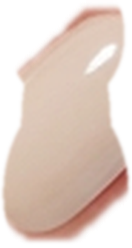
#> input picture assets/nail-assets/style-01/index.png, 132 x 248 px
$ python -i prepare_nail_assets.py   (imports and definitions only)
#> lines starting #> are read from the running program, lines starting #| are printed output that depends on the picture; after the words box and inside, x2 and y2 are one past the last pixel; in counts of white or black regions, pixels touching at a corner belong together
from __future__ import annotations

import argparse
import json
import math
import os
import subprocess
import urllib.request
from collections import deque
from pathlib import Path

import numpy as np
try:
    import pandas as pd
except ImportError:
    pd = None
from PIL import Image, ImageDraw, ImageFilter, ImageOps


FINGERS = ["thumb", "index", "middle", "ring", "pinky"]
FINGER_ASPECTS = {
    "thumb": (148, 216),
    "index": (132, 248),
    "middle": (136, 260),
    "ring": (130, 244),
    "pinky": (116, 218),
}
METALLIC_STYLES = {5, 10, 14, 17, 19, 23}
SHIMMER_STYLES = {1, 3, 8, 11, 25}
JELLY_STYLES = {7, 9, 13, 21, 24}
COMPLEX_STYLES = METALLIC_STYLES | SHIMMER_STYLES | {20}
ALLOW_EXTENSION_STYLES = {6, 7, 8, 9, 10, 11, 12, 13, 14, 17, 19, 20, 23}


def clamp(value: float, low: float, high: float) -> float:
    return max(low, min(high, value))


# [75 lines left out: functions fetch_image, find_cached_style_image, configure_local_ml_cache, largest_components, not called in this run]


def component_stats(mask: np.ndarray, min_area: int = 3, max_area: int | None = None) -> list[dict[str, float]]:
    height, width = mask.shape
    seen = np.zeros_like(mask, dtype=bool)
    components: list[dict[str, float]] = []

    for y in range(height):
        for x in range(width):
            if not mask[y, x] or seen[y, x]:
                continue
            queue = deque([(x, y)])
            seen[y, x] = True
            area = 0
            sum_x = 0.0
            sum_y = 0.0
            min_x = max_x = x
            min_y = max_y = y
            while queue:
                cx, cy = queue.popleft()
                area += 1
                sum_x += cx
                sum_y += cy
                min_x = min(min_x, cx)
                max_x = max(max_x, cx)
                min_y = min(min_y, cy)
                max_y = max(max_y, cy)
                for nx, ny in ((cx + 1, cy), (cx - 1, cy), (cx, cy + 1), (cx, cy - 1)):
                    if 0 <= nx < width and 0 <= ny < height and mask[ny, nx] and not seen[ny, nx]:
                        seen[ny, nx] = True
                        queue.append((nx, ny))
            if area >= min_area and (max_area is None or area <= max_area):
                components.append(
                    {
                        "area": float(area),
                        "x0": float(min_x),
                        "y0": float(min_y),
                        "x1": float(max_x + 1),
                        "y1": float(max_y + 1),
                        "cx": sum_x / area,
                        "cy": sum_y / area,
                    }
                )
    return components


# [27 lines left out: function estimate_foreground_mask, not called in this run]


def image_arrays(image: Image.Image) -> tuple[np.ndarray, np.ndarray, np.ndarray, np.ndarray, np.ndarray, np.ndarray]:
    rgb = np.asarray(image.convert("RGB")).astype(np.float32)
    red = rgb[:, :, 0]
    green = rgb[:, :, 1]
    blue = rgb[:, :, 2]
    max_channel = rgb.max(axis=2)
    min_channel = rgb.min(axis=2)
    saturation = (max_channel - min_channel) / np.maximum(max_channel, 1)
    brightness = rgb.mean(axis=2)
    return rgb, red, green, blue, saturation, brightness


def estimate_skin_mask(rgb: np.ndarray, saturation: np.ndarray, brightness: np.ndarray) -> np.ndarray:
    red = rgb[:, :, 0]
    green = rgb[:, :, 1]
    blue = rgb[:, :, 2]
    return (
        (red > 115)
        & (green > 70)
        & (blue > 48)
        & ((red - green) > 4)
        & ((green - blue) > -6)
        & ((red - blue) > 16)
        & (saturation > 0.045)
        & (saturation < 0.44)
        & (brightness < 242)
    )


def estimate_background_mask(rgb: np.ndarray) -> np.ndarray:
    edges = np.concatenate([rgb[0, :, :], rgb[-1, :, :], rgb[:, 0, :], rgb[:, -1, :]], axis=0)
    bg = np.median(edges, axis=0)
    return np.linalg.norm(rgb - bg, axis=2) < 26


def local_fraction(mask: np.ndarray, cx: float, cy: float, radius: float) -> float:
    height, width = mask.shape
    x0 = max(0, int(cx - radius))
    x1 = min(width, int(cx + radius))
    y0 = max(0, int(cy - radius))
    y1 = min(height, int(cy + radius))
    if x1 <= x0 or y1 <= y0:
        return 0.0
    return float(mask[y0:y1, x0:x1].mean())


# [125 lines left out: functions cluster_seeds, pca_angle, rotated_crop, extract_nail_patches, not called in this run]


def extract_color_cluster_patches(image: Image.Image) -> list[dict[str, object]]:
    rgb, _, _, _, saturation, brightness = image_arrays(image)
    height, width = brightness.shape
    min_side = min(width, height)
    bg_mask = estimate_background_mask(rgb)
    skin_mask = estimate_skin_mask(rgb, saturation, brightness)
    dilated_skin = np.asarray(
        Image.fromarray((skin_mask.astype(np.uint8) * 255), "L").filter(ImageFilter.MaxFilter(35))
    ) > 0

    skin_pixels = rgb[skin_mask]
    skin_color = np.median(skin_pixels, axis=0) if len(skin_pixels) else np.median(rgb.reshape(-1, 3), axis=0)
    skin_distance = np.linalg.norm(rgb - skin_color, axis=2)
    foreground = ~bg_mask
    polish_mask = (
        foreground
        & dilated_skin
        & (skin_distance > 22)
        & (brightness > 42)
        & (brightness < 252)
        & ((saturation > 0.065) | (brightness > 206))
    )

    patches: list[dict[str, object]] = []
    max_area = int(min_side * min_side * 0.024)
    for component in component_stats(polish_mask, min_area=max(22, int(min_side * min_side * 0.00007)), max_area=max_area):
        box_w = component["x1"] - component["x0"]
        box_h = component["y1"] - component["y0"]
        if box_w < 8 or box_h < 10 or box_w > width * 0.34 or box_h > height * 0.32:
            continue
        skin_near = local_fraction(skin_mask, component["cx"], component["cy"], max(40, min_side * 0.078))
        bg_near = local_fraction(bg_mask, component["cx"], component["cy"], max(28, min_side * 0.052))
        if skin_near < 0.16 or bg_near > 0.58:
            continue
        x0, y0, x1, y1 = expand_box(
            (int(component["x0"]), int(component["y0"]), int(component["x1"]), int(component["y1"])),
            image.size,
            padding=0.18,
        )
        crop = image.convert("RGBA").crop((x0, y0, x1, y1))
        crop_mask = Image.fromarray((polish_mask.astype(np.uint8) * 255), "L").crop((x0, y0, x1, y1))
        crop_mask = crop_mask.filter(ImageFilter.MaxFilter(5)).filter(ImageFilter.GaussianBlur(radius=1.2))
        crop.putalpha(crop_mask)
        crop = trim_transparent(crop)
        if crop.width < 14 or crop.height < 20:
            continue
        confidence = clamp(0.34 + skin_near * 0.26 + (1 - bg_near) * 0.16, 0.34, 0.68)
        patches.append(
            {
                "image": crop,
                "confidence": float(confidence),
                "bbox": [int(x0), int(y0), int(x1), int(y1)],
                "source": "cluster",
            }
        )
    patches.sort(key=lambda item: float(item["confidence"]), reverse=True)
    return patches[:10]


# [89 lines left out: functions fallback_polish_patch, load_segmentation_model, extract_nail_patches_with_segmentation, not called in this run]


def component_image(component) -> Image.Image:
    return component["image"] if isinstance(component, dict) else component


def component_confidence(component) -> float:
    return float(component.get("confidence", 0.55)) if isinstance(component, dict) else 0.55


def component_source(component) -> str:
    return str(component.get("source", "heuristic")) if isinstance(component, dict) else "heuristic"


# [4 lines left out: function component_bbox, not called in this run]


def component_aspect(component) -> float:
    image = component_image(component)
    return image.height / max(1, image.width)


# [144 lines left out: functions wrap_component, assess_asset_quality, alpha_width_profile, infer_shape_from_metrics, summarize_shape, not called in this run]


def save_alpha_mask(image: Image.Image, path: Path) -> None:
    mask = image.getchannel("A").point(lambda value: 255 if value > 24 else 0)
    mask.save(path)


# [27 lines left out: functions infer_finish, crop_style_components, not called in this run]


def expand_box(box: tuple[int, int, int, int], size: tuple[int, int], padding: float) -> tuple[int, int, int, int]:
    x0, y0, x1, y1 = box
    width, height = size
    pad_x = int((x1 - x0) * padding)
    pad_y = int((y1 - y0) * padding)
    return max(0, x0 - pad_x), max(0, y0 - pad_y), min(width, x1 + pad_x), min(height, y1 + pad_y)


def trim_transparent(image: Image.Image) -> Image.Image:
    bbox = image.getchannel("A").getbbox()
    return image.crop(bbox) if bbox else image


# [26 lines left out: functions make_nail_mask, fit_texture_to_nail, not called in this run]


def ImageChops_multiply_alpha(a: Image.Image, b: Image.Image) -> Image.Image:
    arr = (np.asarray(a, dtype=np.float32) * np.asarray(b, dtype=np.float32) / 255.0).clip(0, 255)
    return Image.fromarray(arr.astype(np.uint8), "L")


# [243 lines left out: functions image_stats, load_style_overrides, infer_try_on_profile, prepare_assets, main, not called in this run]


# [2 lines not run here, left out]

>>> from PIL import Image
>>> picture = Image.open('../assets/nail-assets/style-01/index.png')
#> picture is the input picture: PIL image 132x248 RGBA; mean R, G, B, A 176.3, 149.4, 136.3, 163
>>> result = extract_color_cluster_patches(picture)
#> in image_arrays, `red = rgb[:, :, 0]`:
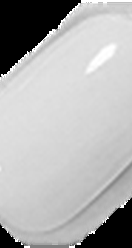
#> red: shape (248, 132) float32; min 0, max 255, mean 176.3
#> in image_arrays, `saturation = (max_channel - min_channel) / np.maximum(max_channel, 1)`:
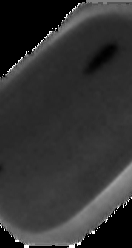
#> saturation: shape (248, 132) float32; min 0, max 1, mean 0.199
#> in image_arrays, `brightness = rgb.mean(axis=2)`:
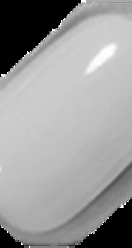
#> brightness: shape (248, 132) float32; min 0, max 255, mean 154
#> in estimate_background_mask, `edges = np.concatenate([rgb[0, :, :], rgb[-1, :, :], rgb[:, 0, :], rgb..`: edges = 760 rows, first 8: [0, 0, 0], [0, 0, 0], [0, 0, 0], [0, 0, 0], [0, 0, 0], [0, 0, 0], [0, 0, 0], [0, 0, 0]
#> in estimate_background_mask, `bg = np.median(edges, axis=0)`: bg = [180, 127, 127]
#> in estimate_background_mask, `return np.linalg.norm(rgb - bg, axis=2) < 26`:
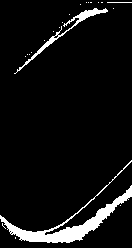
#> returned value: shape (248, 132) bool; 6.5% white; 22 white regions (19 under 20 px), largest, box (x1, y1, x2, y2) and area: (0, 160, 132, 243) 1616, (14, 8, 108, 74) 444, (107, 2, 132, 3) 25
#> in estimate_skin_mask, `return ( (red > 115) & (green > 70) & (blue > 48) & ((red - green) > 4..`: returned value: shape (248, 132) bool; 77.6% white; 12 black regions (8 under 20 px), largest, box (x1, y1, x2, y2) and area: (0, 0, 132, 78) 3775, (0, 197, 132, 248) 2210, (63, 162, 132, 229) 992, (88, 45, 117, 72) 341
#> in extract_color_cluster_patches, `dilated_skin = np.asarray( Image.fromarray((skin_mask.astype(np.uint8)..`:
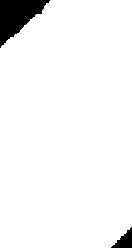
#> dilated_skin: shape (248, 132) bool; 95.5% white; 2 black regions, box (x1, y1, x2, y2) and area: (0, 0, 50, 48) 1261, (111, 227, 132, 248) 227
#> in extract_color_cluster_patches, `skin_color = np.median(skin_pixels, axis=0) if len(skin_pixels) else n..`: skin_color = [213, 188, 171]
#> in extract_color_cluster_patches, `skin_distance = np.linalg.norm(rgb - skin_color, axis=2)`:
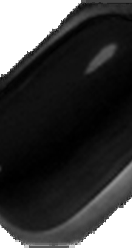
#> skin_distance: shape (248, 132) float32; min 0, max 331.6, mean 80.1; drawn with min black and max white
#> in extract_color_cluster_patches, `polish_mask = ( foreground & dilated_skin & (skin_distance > 22) & (br..`:
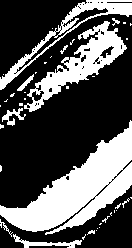
#> polish_mask: shape (248, 132) bool; 33.4% white; 41 white regions (30 under 20 px), largest, box (x1, y1, x2, y2) and area: (0, 120, 132, 235) 5994, (24, 21, 127, 112) 2559, (0, 0, 132, 90) 1523
#> in component_stats, `height, width = mask.shape`: height = 248; width = 132
#> the loop in extract_color_cluster_patches, `for component in component_stats(polish_mask, min_area=max(22, int(min..` made 7 passes
#> (box_w, box_h) on passes 1, 2, 3, 7: (8, 6), (8, 9), (8, 6), (69, 14)
#> (box_w, box_h, skin_near, bg_near) on passes 4 to 5: (17, 17, 0.85, 0.0199), (22, 18, 0.998, 0)
#> after the loop in extract_color_cluster_patches, `for component in component_stats(polish_mask, min_area=max(22, int(min..`: patches = 2 items
#> result = 2 items
